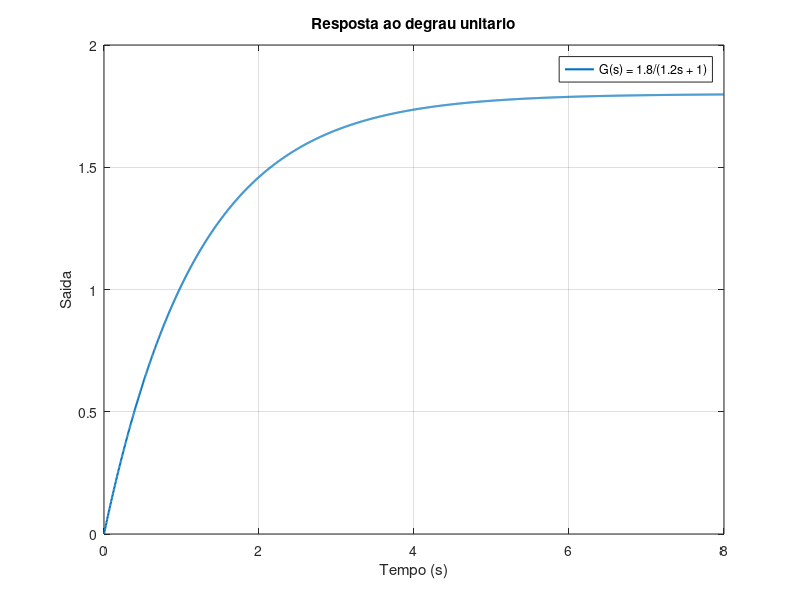
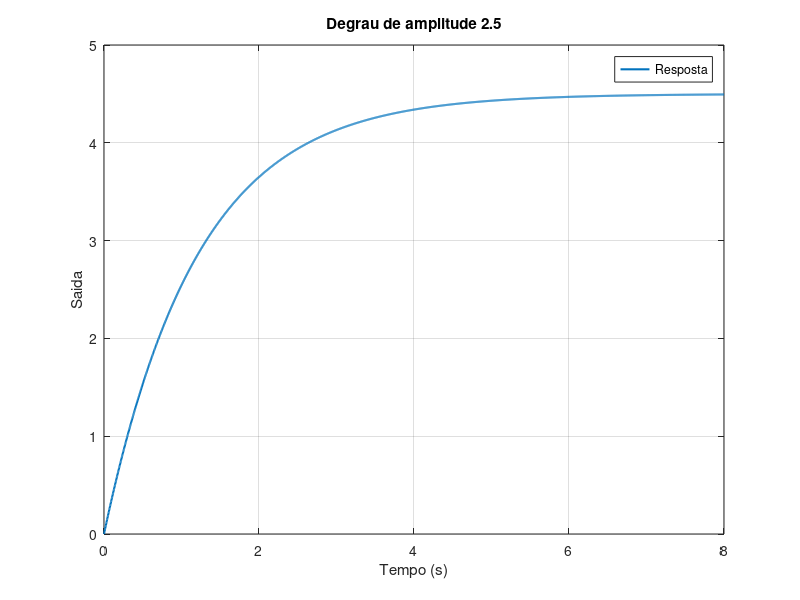
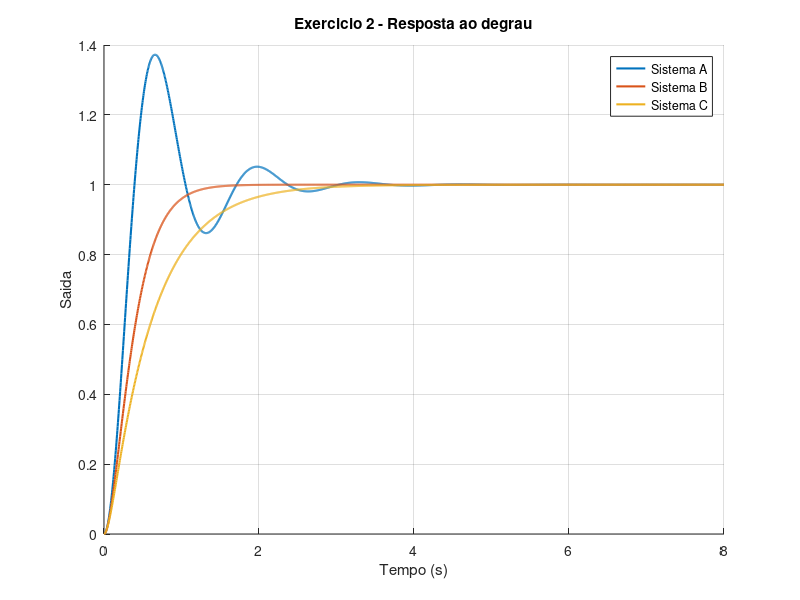
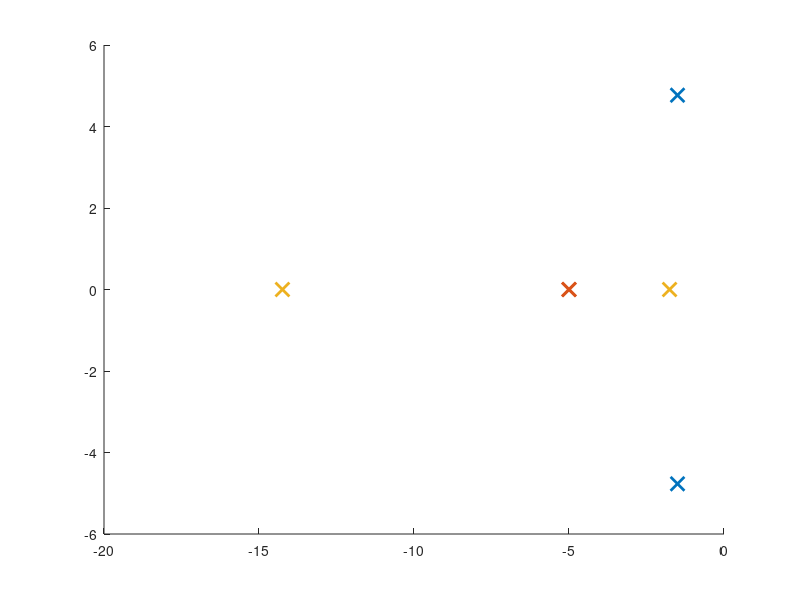

Source code (MATLAB) for these figures, in order: (Note: this script raises an error after producing the figures.)
clc;
clear;

%% Exercício 1

K = 1.8;
tau = 1.2;

% Funcao de transferencia
G = tf(K,[tau 1]);

% Caracteristicas
polo = -1/tau;
tempo_subida = 2.2*tau;       
tempo_acomodacao = 4*tau;     
ganho_regime = dcgain(G);
valor_final = K;

fprintf('\n========== EXERCICIO 1 ==========\n');
fprintf('Ganho K = %.4f\n',K);
fprintf('Constante de tempo = %.4f s\n',tau);
fprintf('Funcao de transferencia:\n');
disp(G);

fprintf('Polo = %.4f\n',polo);
fprintf('Tempo de subida = %.4f s\n',tempo_subida);
fprintf('Tempo de acomodacao = %.4f s\n',tempo_acomodacao);
fprintf('Ganho em regime permanente = %.4f\n',ganho_regime);
fprintf('Valor final = %.4f\n',valor_final);

% Resposta ao degrau unitario
t = linspace(0,8,2000);

[y,t] = step(G,t);

figure;
plot(t,y,'LineWidth',1.5);
title('Resposta ao degrau unitario');
xlabel('Tempo (s)');
ylabel('Saida');
legend('G(s) = 1.8/(1.2s + 1)');
grid on;

% Degrau de amplitude 2.5
amplitude = 2.5;

[y2,t2] = step(amplitude*G,t);

valor_final_2 = dcgain(amplitude*G);

fprintf('\nPara degrau de amplitude %.2f:\n',amplitude);
fprintf('Novo valor final = %.4f\n',valor_final_2);

figure;
plot(t2,y2,'LineWidth',1.5);
title('Degrau de amplitude 2.5');
xlabel('Tempo (s)');
ylabel('Saida');
legend('Resposta');
grid on;

% Quanto menor a constante de tempo, mais rapida e a resposta.
% Quanto mais a esquerda estiver o polo, mais rapida tende a ser a resposta.

%% Exercício 2

GA = tf(25,[1 3 25]);
GB = tf(25,[1 10 25]);
GC = tf(25,[1 16 25]);

sistemas = {GA,GB,GC};
nomes = {'Sistema A','Sistema B','Sistema C'};

fprintf('\n========== EXERCICIO 2 ==========\n');

for i = 1:3

    G = sistemas{i};

    [num,den] = tfdata(G,'v');

    wn = sqrt(den(3));
    zeta = den(2)/(2*wn);
    polos = pole(G);
    ganho = dcgain(G);

    if zeta < 1
        tipo = 'Subamortecido';
    elseif zeta == 1
        tipo = 'Criticamente amortecido';
    else
        tipo = 'Superamortecido';
    end

    fprintf('\n%s\n',nomes{i});

    fprintf('Funcao de transferencia:\n');
    disp(G);

    fprintf('Polos:\n');
    disp(polos);

    fprintf('Frequencia natural = %.4f rad/s\n',wn);
    fprintf('Coeficiente de amortecimento = %.4f\n',zeta);
    fprintf('Tipo de resposta = %s\n',tipo);
    fprintf('Ganho em regime permanente = %.4f\n',ganho);

end

% Respostas ao degrau
t = linspace(0,8,2000);

figure;
hold on;

for i = 1:3
    [y,t] = step(sistemas{i},t);
    plot(t,y,'LineWidth',1.5);
end

title('Exercicio 2 - Resposta ao degrau');
xlabel('Tempo (s)');
ylabel('Saida');
legend(nomes);
grid on;

hold off;

% Posicao dos polos
figure;
hold on;

for i = 1:3

    p = pole(sistemas{i});

    plot(real(p),imag(p),'x',...
        'MarkerSize',10,...
        'LineWidth',2);

end

xline(0,'--');
yline(0,'--');

title('Exercicio 2 - Posicao dos polos');
xlabel('Parte real');
ylabel('Parte imaginaria');
legend(nomes);
grid on;

hold off;

fprintf('\nSistema escolhido: Sistema B\n');

% O Sistema B e escolhido porque nao apresenta sobressinal.
% Alem disso, ele e mais rapido que o Sistema C, que tambem nao apresenta sobressinal.

%% Exercício 3

G1 = tf(16,[1 2.8 16]);
G2 = tf(25,[1 6.5 25]);

sistemas = {G1,G2};
nomes = {'Sistema 1','Sistema 2'};

fprintf('\n========== EXERCICIO 3 ==========\n');

for i = 1:2

    G = sistemas{i};

    % Informacoes da resposta
    info = stepinfo(G,'SettlingTimeThreshold',0.02);

    [num,den] = tfdata(G,'v');

    wn = sqrt(den(3));
    zeta = den(2)/(2*wn);

    polos = pole(G);
    valor_final = dcgain(G);

    % Tempo para atingir 50% do valor final
    tt = linspace(0,8,20000);
    [yy,tt] = step(G,tt);

    indice = find(yy >= 0.5*valor_final,1);

    tempo_50 = tt(indice);

    fprintf('\n%s\n',nomes{i});

    fprintf('Valor final = %.4f\n',valor_final);
    fprintf('Tempo para atingir 50%% = %.4f s\n',tempo_50);
    fprintf('Tempo de subida = %.4f s\n',info.RiseTime);
    fprintf('Tempo de pico = %.4f s\n',info.PeakTime);
    fprintf('Valor do primeiro pico = %.4f\n',info.Peak);
    fprintf('Maximo sobressinal = %.4f %%\n',info.Overshoot);
    fprintf('Tempo de acomodacao (2%%) = %.4f s\n',info.SettlingTime);
    fprintf('Frequencia natural = %.4f rad/s\n',wn);
    fprintf('Coeficiente de amortecimento = %.4f\n',zeta);

    fprintf('Polos:\n');
    disp(polos);

end

% Comparacao das respostas
t = linspace(0,8,2000);

figure;
hold on;

for i = 1:2

    [y,t] = step(sistemas{i},t);

    plot(t,y,'LineWidth',1.5);

end

title('Exercicio 3 - Comparacao das respostas');
xlabel('Tempo (s)');
ylabel('Saida');
legend(nomes);
grid on;

hold off;

% Verificacao dos requisitos
info1 = stepinfo(G1,'SettlingTimeThreshold',0.02);
info2 = stepinfo(G2,'SettlingTimeThreshold',0.02);

fprintf('\n========== VERIFICACAO DOS REQUISITOS ==========\n');

fprintf('Sistema 1:\n');
fprintf('Sobressinal = %.2f %%\n',info1.Overshoot);
fprintf('Tempo de acomodacao = %.4f s\n',info1.SettlingTime);

if info1.Overshoot < 10 && info1.SettlingTime < 1.5
    fprintf('Sistema 1 ATENDE aos requisitos.\n');
else
    fprintf('Sistema 1 NAO atende aos requisitos.\n');
end

fprintf('\nSistema 2:\n');
fprintf('Sobressinal = %.2f %%\n',info2.Overshoot);
fprintf('Tempo de acomodacao = %.4f s\n',info2.SettlingTime);

if info2.Overshoot < 10 && info2.SettlingTime < 1.5
    fprintf('Sistema 2 ATENDE aos requisitos.\n');
else
    fprintf('Sistema 2 NAO atende aos requisitos.\n');
end

% O Sistema 1 apresenta maior oscilacao e maior sobressinal.
% O Sistema 2 apresenta menor sobressinal e atende aos requisitos da aplicacao.

%% Exercício 4

% Configuracoes
zeta = [0.35 0.55 0.70 0.80];
wn = [6 5 4 3.2];

nomes = {
    'Configuracao A'
    'Configuracao B'
    'Configuracao C'
    'Configuracao D'
};

sistemas = cell(1,4);

fprintf('\n========== EXERCICIO 4 ==========\n');

for i = 1:4

    % Forma padrao:
    % G(s) = wn^2 / (s^2 + 2*zeta*wn*s + wn^2)

    sistemas{i} = tf(wn(i)^2,...
        [1 2*zeta(i)*wn(i) wn(i)^2]);

    info = stepinfo(sistemas{i},...
        'SettlingTimeThreshold',0.02);

    fprintf('\n%s\n',nomes{i});

    fprintf('Zeta = %.2f\n',zeta(i));
    fprintf('Wn = %.2f rad/s\n',wn(i));

    fprintf('Funcao de transferencia:\n');
    disp(sistemas{i});

    fprintf('Polos:\n');
    disp(pole(sistemas{i}));

    fprintf('Maximo sobressinal = %.4f %%\n',info.Overshoot);
    fprintf('Tempo de subida = %.4f s\n',info.RiseTime);
    fprintf('Tempo de pico = %.4f s\n',info.PeakTime);
    fprintf('Tempo de acomodacao = %.4f s\n',info.SettlingTime);
    fprintf('Valor final = %.4f\n',dcgain(sistemas{i}));

end

% Respostas ao degrau
t = linspace(0,8,2000);

figure;
hold on;

for i = 1:4

    [y,t] = step(sistemas{i},t);

    plot(t,y,'LineWidth',1.5);

end

title('Exercicio 4 - Respostas ao degrau');
xlabel('Tempo (s)');
ylabel('Saida');
legend(nomes);
grid on;

hold off;

% Verificacao dos requisitos
fprintf('\n========== REQUISITOS ==========\n');

validas = [];

for i = 1:4

    info = stepinfo(sistemas{i},...
        'SettlingTimeThreshold',0.02);

    if info.Overshoot < 10 && info.SettlingTime < 1.5

        validas(end+1) = i;

        fprintf('%s ATENDE aos requisitos.\n',nomes{i});

    else

        fprintf('%s NAO atende aos requisitos.\n',nomes{i});

    end

end

% Escolha da configuracao com menor tempo de subida
tempos_subida = [];

for i = 1:length(validas)

    info = stepinfo(sistemas{validas(i)},...
        'SettlingTimeThreshold',0.02);

    tempos_subida(i) = info.RiseTime;

end

[menor_tempo,posicao] = min(tempos_subida);

melhor = validas(posicao);

fprintf('\nMelhor configuracao: %s\n',nomes{melhor});
fprintf('Tempo de subida = %.4f s\n',menor_tempo);

% Os graficos mostram que o aumento do amortecimento reduz o sobressinal.
% A configuracao escolhida e a que atende aos dois requisitos e apresenta menor tempo de subida.

%% Exercício 5

% Equipamento A - primeira ordem
GA = tf(2,[1.2 1]);

% Equipamento B - segunda ordem
GB = tf(32,[1 5.6 16]);

fprintf('\n========== EXERCICIO 5 ==========\n');

%% Equipamento A

infoA = stepinfo(GA,...
    'SettlingTimeThreshold',0.02);

poloA = pole(GA);
ganhoA = dcgain(GA);
valor_final_A = ganhoA;

fprintf('\nEquipamento A - Primeira ordem\n');

fprintf('Polo:\n');
disp(poloA);

fprintf('Ganho em regime permanente = %.4f\n',ganhoA);
fprintf('Valor final = %.4f\n',valor_final_A);
fprintf('Tempo de subida = %.4f s\n',infoA.RiseTime);
fprintf('Tempo de acomodacao = %.4f s\n',infoA.SettlingTime);

%% Equipamento B

infoB = stepinfo(GB,...
    'SettlingTimeThreshold',0.02);

poloB = pole(GB);

[num,den] = tfdata(GB,'v');

wnB = sqrt(den(3));
zetaB = den(2)/(2*wnB);

ganhoB = dcgain(GB);
valor_final_B = ganhoB;

fprintf('\nEquipamento B - Segunda ordem\n');

fprintf('Polos:\n');
disp(poloB);

fprintf('Ganho em regime permanente = %.4f\n',ganhoB);
fprintf('Valor final = %.4f\n',valor_final_B);
fprintf('Tempo de subida = %.4f s\n',infoB.RiseTime);
fprintf('Tempo de acomodacao = %.4f s\n',infoB.SettlingTime);
fprintf('Frequencia natural = %.4f rad/s\n',wnB);
fprintf('Coeficiente de amortecimento = %.4f\n',zetaB);
fprintf('Tempo de pico = %.4f s\n',infoB.PeakTime);
fprintf('Valor do primeiro pico = %.4f\n',infoB.Peak);
fprintf('Maximo sobressinal = %.4f %%\n',infoB.Overshoot);

%% Resposta ao degrau unitario

t = linspace(0,8,2000);

[yA,tA] = step(GA,t);
[yB,tB] = step(GB,t);

figure;
hold on;

plot(tA,yA,'LineWidth',1.5);
plot(tB,yB,'LineWidth',1.5);

title('Exercicio 5 - Degrau unitario');
xlabel('Tempo (s)');
ylabel('Saida');
legend('Equipamento A','Equipamento B');
grid on;

hold off;

%% Degrau de amplitude 1.5

amplitude = 1.5;

[yA15,tA15] = step(amplitude*GA,t);
[yB15,tB15] = step(amplitude*GB,t);

valor_final_A15 = dcgain(amplitude*GA);
valor_final_B15 = dcgain(amplitude*GB);

fprintf('\nPara degrau de amplitude 1.5:\n');

fprintf('Equipamento A - valor final = %.4f\n',...
    valor_final_A15);

fprintf('Equipamento B - valor final = %.4f\n',...
    valor_final_B15);

figure;
hold on;

plot(tA15,yA15,'LineWidth',1.5);
plot(tB15,yB15,'LineWidth',1.5);

title('Exercicio 5 - Degrau de amplitude 1.5');
xlabel('Tempo (s)');
ylabel('Saida');
legend('Equipamento A','Equipamento B');
grid on;

hold off;

% O Equipamento B apresenta uma resposta mais rapida que o Equipamento A.
% O Equipamento A nao possui sobressinal, enquanto o Equipamento B possui sobressinal.
% Em regime permanente, os dois equipamentos possuem o mesmo ganho e atingem o mesmo valor final.
